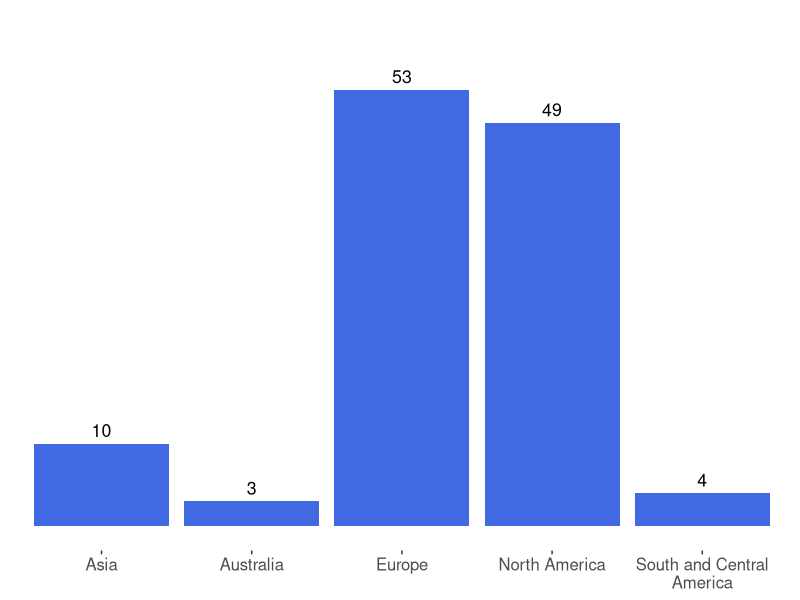
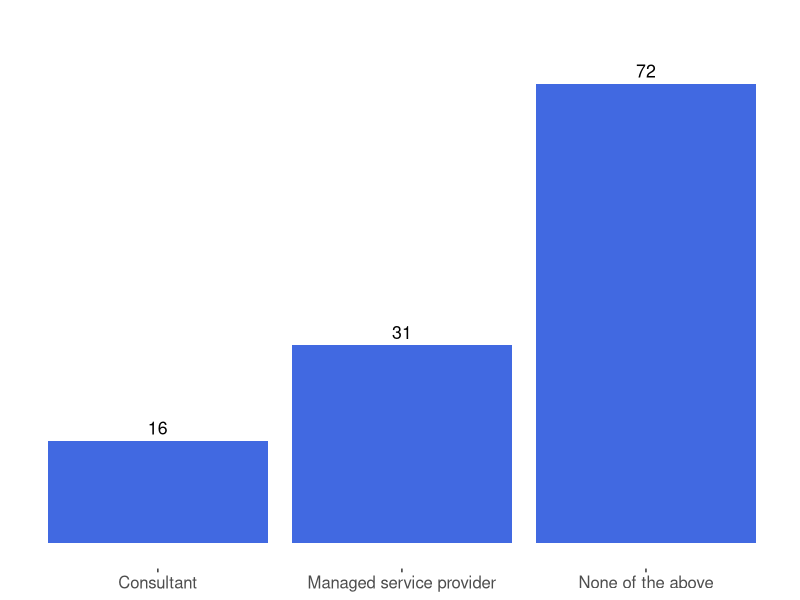
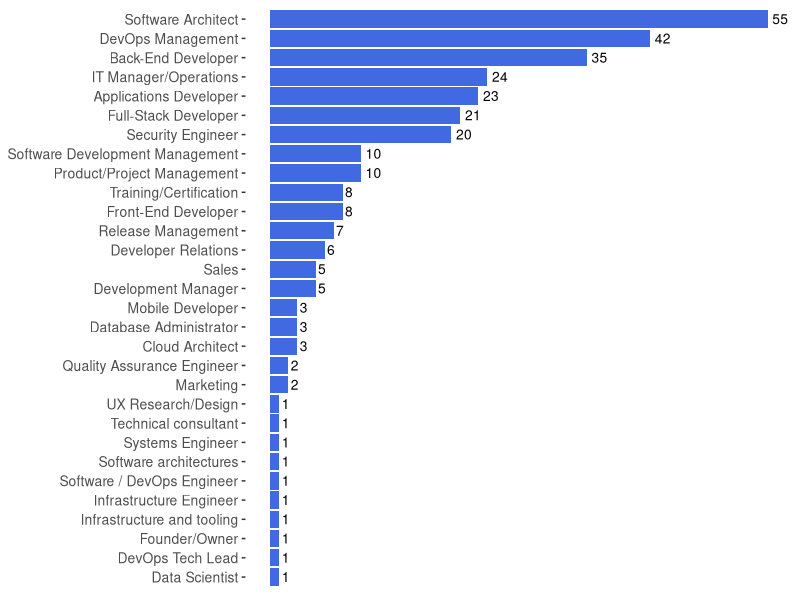
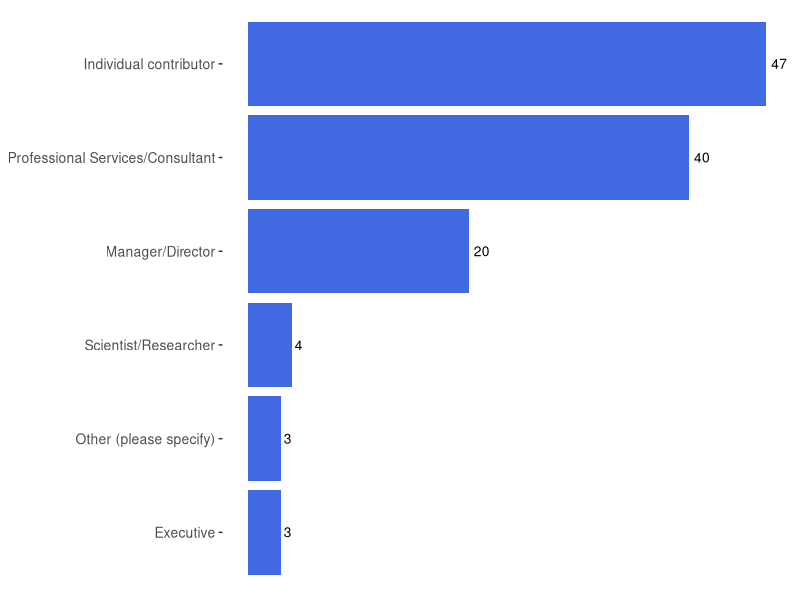
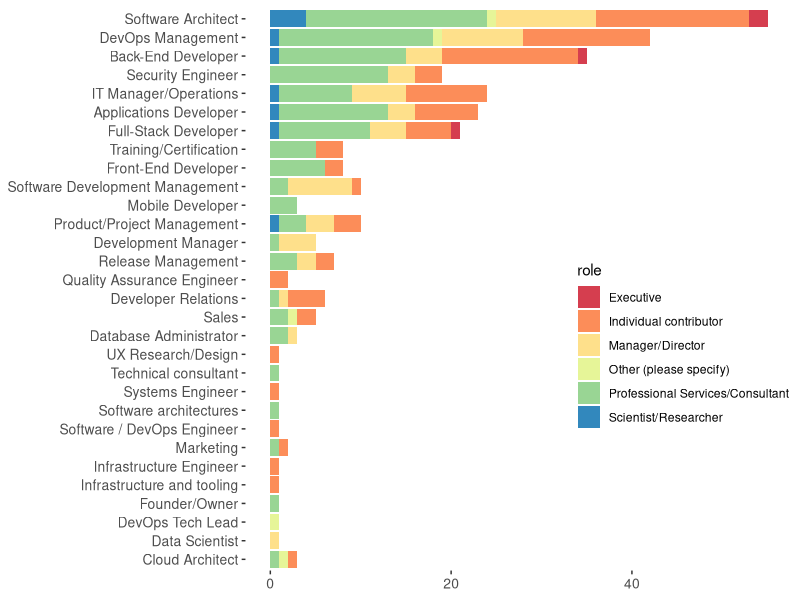
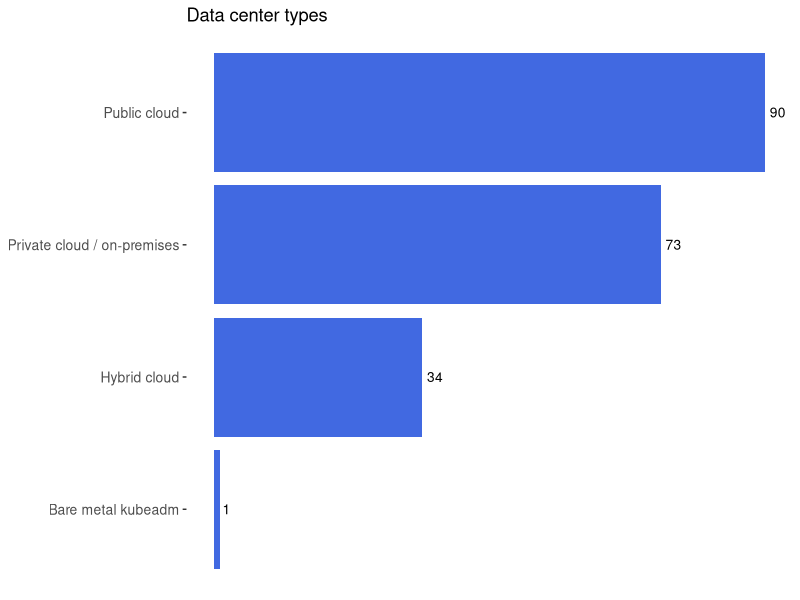
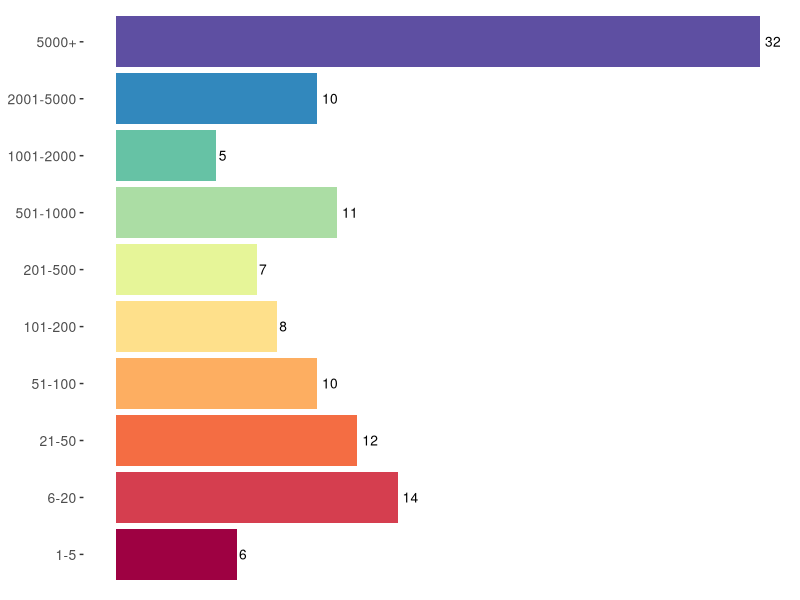
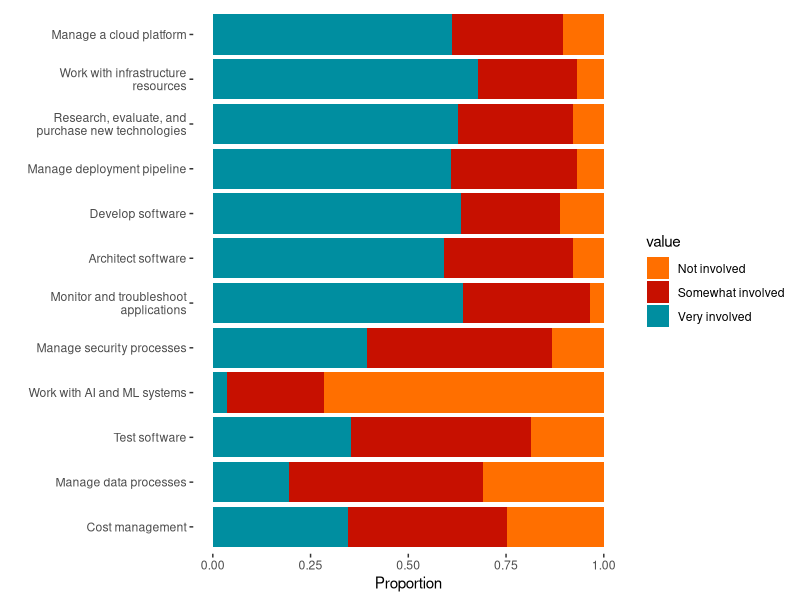

R code for these plots, in order:
library(tidyverse)
library(here)
library(ggthemes)
library(ggsci)
library(scales)
theme_set(ggthemes::theme_tufte(base_family = "sans"))

df <- read_csv(here("data_cleaned.csv"))

df <- df %>%
  mutate(
    number_of_machines = factor(number_of_machines, levels=c( #properly order factors
      "1-5",
      "6-20",
      "21-50",
      "51-100",
      "101-200",
      "201-500",
      "501-1000",
      "1001-2000",
      "2001-5000",
      "5000+"
      
    ))
    
  )

#location
df %>%
  ggplot(aes(location,fill=location)) +
  geom_bar() +
  geom_text(stat='count',aes(label=..count..),vjust=-.5,size=4.5) +
  coord_cartesian(ylim=c(0,60)) +
  #labels
  #theming
  theme(
    axis.ticks.y = element_blank(),
    axis.text.y = element_blank(),
    axis.text = element_text(size=12),
    axis.title = element_blank(),
    plot.title = element_blank(),
    legend.position = "none"
  )+
  scale_x_discrete(labels = wrap_format(20)) +
  scale_fill_manual(values = rep("royalblue",50))

ggsave("/Users/carlpearson/Documents/r_github/sig-usability-survey/plots/location.png",device = "png",width=7,height=4,bg="transparent")



#org type
df %>%
  ggplot(aes(org_type,fill=org_type)) +
  geom_bar() +
  geom_text(stat='count',aes(label=..count..),vjust=-.5,size=4.5) +
  coord_cartesian(ylim=c(0,80)) +
  theme(
    axis.ticks.y = element_blank(),
    axis.text.y = element_blank(),
    axis.text = element_text(size=12),
    axis.title = element_blank(),
    legend.position = "none")+
  scale_fill_manual(values = rep("royalblue",50)) 

ggsave("/Users/carlpearson/Documents/r_github/sig-usability-survey/plots/org_type.png",device = "png",width=7,height=4,bg="transparent")

#job function
df %>%
  select(contains("job_function"),id) %>%
  pivot_longer(-id) %>%
  drop_na(value) %>%
  count(value) %>%
  ggplot(aes(x=reorder(value,n),y=n,fill=value)) +
  geom_bar(stat='identity') +
  geom_text(aes(label=n),hjust=-.3,size=3.5) +
  coord_cartesian(xlim=c(0,60)) +
  coord_flip() +
  theme(
    axis.ticks.x = element_blank(),
    axis.text.x = element_blank(),
    axis.text = element_text(size=10),
    axis.title = element_blank(),
    legend.position = "none") +
  scale_fill_manual(values = rep("royalblue",50))

ggsave("/Users/carlpearson/Documents/r_github/sig-usability-survey/plots/jobfunction.png",device = "png",width=8,height=5,bg="transparent")

#role
df %>%
  count(role) %>%
  drop_na(role) %>%
  ggplot(aes(x=reorder(role,n),y=n,fill="place")) +
  geom_bar(stat='identity') +
  geom_text(aes(label=n),hjust=-.3,size=3.5) +
  coord_cartesian(xlim=c(0,60)) +
  coord_flip() +
  theme(
    axis.ticks.x = element_blank(),
    axis.text.x = element_blank(),
    axis.text = element_text(size=10),
    axis.title = element_blank(),
    legend.position = "none")+
  scale_fill_manual(values = rep("royalblue",50))

ggsave("/Users/carlpearson/Documents/r_github/sig-usability-survey/plots/role.png",device = "png",width=7,height=4,bg="transparent")

#job function + role
df %>%
  select(contains("job_function"),id,role) %>%
  pivot_longer(contains("job_function")) %>%
  drop_na(value,name,role) %>%
  group_by(role) %>%
  count(value) %>%
  ggplot(aes(x=reorder(value,n),y=n,fill=role)) +
  geom_bar(stat='identity') +
  #  geom_text(aes(label=n),hjust=-.3,size=3.5) +
  coord_flip() +
  theme(
    #axis.ticks.x = element_blank(),
    #axis.text.x = element_blank(),
    axis.text = element_text(size=10),
    axis.title = element_blank(),
    legend.position = c(0.8, 0.4)) +
  scale_fill_brewer(palette = "Spectral")


ggsave("/Users/carlpearson/Documents/r_github/sig-usability-survey/plots/roleandjob.png",device = "png",width=7,height=4,bg="transparent")

#data_center
df %>%
  select(contains("data_center"),id) %>%
  pivot_longer(-id) %>%
  drop_na(value) %>%
  count(value) %>%
  ggplot(aes(x=reorder(value,n),y=n,fill=value)) +
  geom_bar(stat='identity') +
  geom_text(aes(label=n),hjust=-.3,size=3.5) +
  coord_cartesian(xlim=c(0,60)) +
  coord_flip() +
  labs(title="Data center types"
  ) +
  theme(
    axis.ticks.x = element_blank(),
    axis.text.x = element_blank(),
    axis.text = element_text(size=10),
    axis.title = element_blank(),
    legend.position = "none") +
  scale_fill_manual(values = rep("royalblue",50))


ggsave("/Users/carlpearson/Documents/r_github/sig-usability-survey/plots/datacenter.png",device = "png",width=7,height=4,bg="transparent")

#number of machines
df %>%
  count(number_of_machines) %>%
  drop_na(number_of_machines) %>%
  ggplot(aes(x=number_of_machines,y=n,fill=number_of_machines)) +
  geom_bar(stat='identity') +
  geom_text(aes(label=n),hjust=-.3,size=3.5) +
  coord_cartesian(xlim=c(0,60)) +
  coord_flip() +
  theme(
    axis.ticks.x = element_blank(),
    axis.text.x = element_blank(),
    axis.text = element_text(size=10),
    axis.title = element_blank(),
    legend.position = "none") +
    scale_fill_brewer(palette = "Spectral")

ggsave("/Users/carlpearson/Documents/r_github/sig-usability-survey/plots/numberofmachines.png",device = "png",width=7,height=4,bg="transparent")


#activities

df %>%
  select(id,contains("activities_")) %>%
  pivot_longer(contains("activities_")) %>%
  mutate(name=gsub("activities_","",name)) %>%
  drop_na(value) %>%
  group_by(name) %>%
  mutate(total=n()) %>%
  group_by(name,value,total) %>%
  count() %>%
  mutate(prop=n/total) %>%
  ggplot(aes(x=reorder(name,n),y=prop,fill=value)) +
  geom_bar(stat='identity',position = "stack") +
  coord_flip() +
  scale_fill_futurama() +
  labs(x="",y="Proportion") +
  scale_x_discrete(labels = wrap_format(30))

ggsave("/Users/carlpearson/Documents/r_github/sig-usability-survey/plots/activities.png",device = "png",width=7,height=4,bg="transparent")


#container use

df %>%
  select(id,contains("container_")) %>%
  pivot_longer(contains("container_")) %>%
  mutate(name=gsub("container_","",name)) %>%
  drop_na(value) %>%
  group_by(name) %>%
  mutate(total=n()) %>%
  ungroup() %>%
  mutate(
    value=factor(value,levels = c("Used in the past","Currently using","Future plans","N/A")),
    name=factor(name,levels = c("Proof of concept","Development","Test","Production"))
  ) %>%
  group_by(name,value,total) %>%
  count() %>%
  mutate(prop=n/total) %>%
  ggplot(aes(x=name,y=prop,fill=value)) +
  geom_bar(stat='identity',position = "dodge") +
  coord_flip() +
  scale_fill_futurama() +
  labs(x="",y="Proportion") +
  scale_x_discrete(labels = wrap_format(30))

ggsave("/Users/carlpearson/Documents/r_github/sig-usability-survey/plots/containeruse.png",device = "png",width=7,height=4,bg="transparent")


#kubernetes use


df %>%
  select(id,contains("kubernetes_")) %>%
  pivot_longer(contains("kubernetes_")) %>%
  mutate(name=gsub("kubernetes_","",name)) %>%
  drop_na(value) %>%
  group_by(name) %>%
  mutate(total=n()) %>%
  group_by(name,value,total) %>%
  count() %>%
  ungroup() %>%
  mutate(prop=n/total,
         name=factor(name,levels = c("Proof of concept","Development","Test","Production"))) %>%
  filter(name!="Other (please specify)") %>% #removed other response
  ggplot(aes(x=name,y=prop,fill=value)) +
  geom_bar(stat='identity',position = "dodge") +
  coord_flip() +
  scale_fill_futurama() +
  labs(x="",y="Proportion") 

ggsave("/Users/carlpearson/Documents/r_github/sig-usability-survey/plots/k8suse.png",device = "png",width=7,height=4,bg="transparent")


#learn

df %>%
  select(id,contains("learn_")) %>%
  pivot_longer(contains("learn_")) %>%
  mutate(name=gsub("learn_","",name)) %>%
  drop_na(value) %>%
  count(name) %>%
  ggplot(aes(x=name,y=n,fill="single_color")) +
  geom_bar(stat='identity') +
  geom_text(aes(label=n),hjust=-.3,size=3.5) +
  coord_flip() +
  scale_fill_futurama() +
  labs(x="",y="Proportion") +
  scale_x_discrete(labels = wrap_format(30))  +
  theme(
    axis.ticks.x = element_blank(),
    axis.text.x = element_blank(),
    axis.text = element_text(size=10),
    axis.title = element_blank(),
    legend.position = "none") +
  scale_fill_manual(values = rep("royalblue",50))

ggsave("/Users/carlpearson/Documents/r_github/sig-usability-survey/plots/learn.png",device = "png",width=7,height=4,bg="transparent")


#nps

df_nps <- df %>%
  mutate(NPS_Categories = case_when(
    nps < 7 ~ "Detractor",
    nps == 7 | nps == 8 ~ "Passive",
    nps == 9 | nps == 10 ~ "Promoter"
  )) %>%
  drop_na(nps) %>%
  mutate(total=n()) %>%
  group_by(NPS_Categories,total) %>%
  count() %>%
  mutate(prop=n/total) %>%
  select(-total,-n) %>%
  pivot_wider(names_from = NPS_Categories,values_from = prop)

nps_value = scales::percent(df_nps$Promoter-df_nps$Detractor)


df %>%
  mutate(NPS_Categories = case_when(
    nps < 7 ~ "Detractor",
    nps == 7 | nps == 8 ~ "Passive",
    nps == 9 | nps == 10 ~ "Promoter"
  )) %>%
  ggplot(aes(nps,fill=NPS_Categories)) +
  geom_bar() +
  scale_fill_manual(values = c("#EE0000","#FFEA6C","#82C299")) +
  scale_x_continuous(breaks=seq(0,10,1), limits=c(-0.5,10.5)) +
  labs(y="Count",x="") +
  annotate("text", x = 2, y = 30, label = paste0("NPS score is ",nps_value))

ggsave("/Users/carlpearson/Documents/r_github/sig-usability-survey/plots/nps.png",device = "png",width=7,height=4,bg="transparent")
